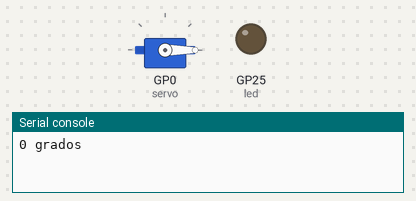
A program run on a simulated Raspberry Pi Pico running MicroPython. On the bench: servo, output pins drawn as LEDs (lit = HIGH), the last lines printed to the serial console. Servo angles are drawn from the pulse width (0.5 ms = 0°, 2.5 ms = 180°).

Above: at 0.05 s.
At 4.0 s:
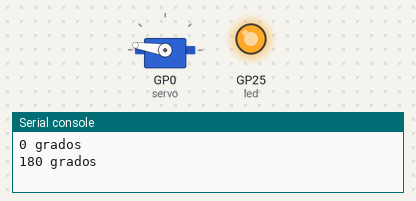
Timing chart, 0 to 5.2 s (numbered marks = the images above):
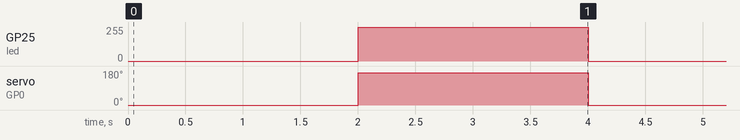

Measured:
- by itself, GP25 (led): alternates 253/255 for 2.0 s and 0/255 for 2.0 s
- by itself, servo on GP0 (servo): alternates 171° for 2.0 s and 0° for 2.0 s

The program:

motor.py
```python
from machine import Pin, PWM
import time

servo = PWM(Pin(0))
servo.freq(50)

led = PWM(Pin(25))
led.freq(1000)
while True:
    print("0 grados")
    servo.duty_u16(1311)
    led.duty_u16(0)
    time.sleep(2)

    print("180 grados")
    servo.duty_u16(7864)
    led.duty_u16(65000)
    time.sleep(2)
```
